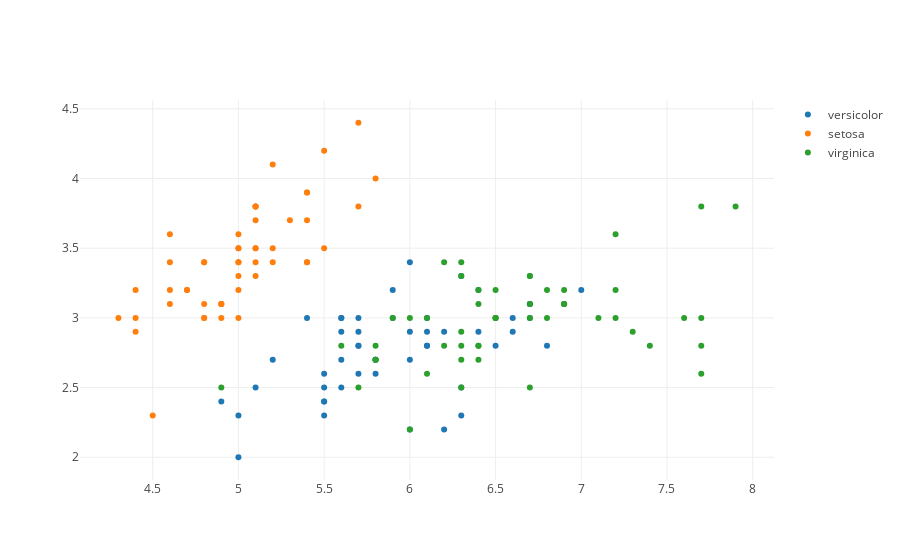

Notebook cell for this chart:
### Code cell
versicolor = go.Scatter( x = df['SepalLengthCm'][df.Species =="Iris-versicolor"], y=df['SepalWidthCm'][df.Species=='Iris-versicolor'], mode = 'markers', name ='versicolor')
setosa = go.Scatter(x=df['SepalLengthCm'][df.Species=='Iris-setosa'], y=df['SepalWidthCm'][df.Species=='Iris-setosa'], mode='markers', name='setosa')
virginica = go.Scatter(x=df['SepalLengthCm'][df.Species=='Iris-virginica'], y= df['SepalWidthCm'][df.Species=='Iris-virginica'], mode='markers', name='virginica')
data = [versicolor, setosa, virginica]
fig = dict(data=data)
py.iplot(fig, filename='styled-scatter')

### Figure 1 — Plotly figure (JSON) as saved in the notebook; plotly's stock layout.template omitted (floating-point values rounded to 4 significant figures)
{"data": [{"mode": "markers", "name": "versicolor", "type": "scatter", "uid": "5479c434-c3fd-11e8-b666-402cf4f1c872", "x": [7, 6.4, 6.9, 5.5, 6.5, 5.7, 6.3, 4.9, 6.6, 5.2, 5, 5.9, 6, 6.1, 5.6, 6.7, 5.6, 5.8, 6.2, 5.6, 5.9, 6.1, 6.3, 6.1, 6.4, 6.6, 6.8, 6.7, 6, 5.7, 5.5, 5.5, 5.8, 6, 5.4, 6, 6.7, 6.3, 5.6, 5.5, 5.5, 6.1, 5.8, 5, 5.6, 5.7, 5.7, 6.2, 5.1, 5.7], "y": [3.2, 3.2, 3.1, 2.3, 2.8, 2.8, 3.3, 2.4, 2.9, 2.7, 2, 3, 2.2, 2.9, 2.9, 3.1, 3, 2.7, 2.2, 2.5, 3.2, 2.8, 2.5, 2.8, 2.9, 3, 2.8, 3, 2.9, 2.6, 2.4, 2.4, 2.7, 2.7, 3, 3.4, 3.1, 2.3, 3, 2.5, 2.6, 3, 2.6, 2.3, 2.7, 3, 2.9, 2.9, 2.5, 2.8]}, {"mode": "markers", "name": "setosa", "type": "scatter", "uid": "5479c435-c3fd-11e8-9f0f-402cf4f1c872", "x": [5.1, 4.9, 4.7, 4.6, 5, 5.4, 4.6, 5, 4.4, 4.9, 5.4, 4.8, 4.8, 4.3, 5.8, 5.7, 5.4, 5.1, 5.7, 5.1, 5.4, 5.1, 4.6, 5.1, 4.8, 5, 5, 5.2, 5.2, 4.7, 4.8, 5.4, 5.2, 5.5, 4.9, 5, 5.5, 4.9, 4.4, 5.1, 5, 4.5, 4.4, 5, 5.1, 4.8, 5.1, 4.6, 5.3, 5], "y": [3.5, 3, 3.2, 3.1, 3.6, 3.9, 3.4, 3.4, 2.9, 3.1, 3.7, 3.4, 3, 3, 4, 4.4, 3.9, 3.5, 3.8, 3.8, 3.4, 3.7, 3.6, 3.3, 3.4, 3, 3.4, 3.5, 3.4, 3.2, 3.1, 3.4, 4.1, 4.2, 3.1, 3.2, 3.5, 3.1, 3, 3.4, 3.5, 2.3, 3.2, 3.5, 3.8, 3, 3.8, 3.2, 3.7, 3.3]}, {"mode": "markers", "name": "virginica", "type": "scatter", "uid": "5479c436-c3fd-11e8-bc8e-402cf4f1c872", "x": [6.3, 5.8, 7.1, 6.3, 6.5, 7.6, 4.9, 7.3, 6.7, 7.2, 6.5, 6.4, 6.8, 5.7, 5.8, 6.4, 6.5, 7.7, 7.7, 6, 6.9, 5.6, 7.7, 6.3, 6.7, 7.2, 6.2, 6.1, 6.4, 7.2, 7.4, 7.9, 6.4, 6.3, 6.1, 7.7, 6.3, 6.4, 6, 6.9, 6.7, 6.9, 5.8, 6.8, 6.7, 6.7, 6.3, 6.5, 6.2, 5.9], "y": [3.3, 2.7, 3, 2.9, 3, 3, 2.5, 2.9, 2.5, 3.6, 3.2, 2.7, 3, 2.5, 2.8, 3.2, 3, 3.8, 2.6, 2.2, 3.2, 2.8, 2.8, 2.7, 3.3, 3.2, 2.8, 3, 2.8, 3, 2.8, 3.8, 2.8, 2.8, 2.6, 3, 3.4, 3.1, 3, 3.1, 3.1, 3.1, 2.7, 3.2, 3.3, 3, 2.5, 3, 3.4, 3]}], "layout": {}}
